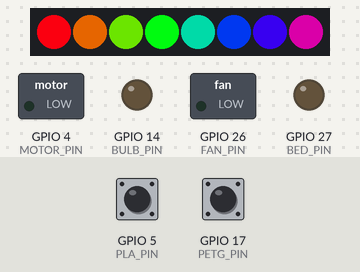
Bench run of a sketch on a simulated ESP32. Shown: 8 RGB LEDs in strip order, left to right, switched loads named in the sketch (green lamp = pin HIGH), output pins drawn as LEDs (lit = HIGH). The test bench sets the inputs (shaded band); at power-on: GPIO 5 (PLA_PIN) HIGH, GPIO 17 (PETG_PIN) HIGH.

Above: at 1.25 s.
1.3 s: GPIO 5 (PLA_PIN) pulled LOW for 3.2 s
At 2.7 s:
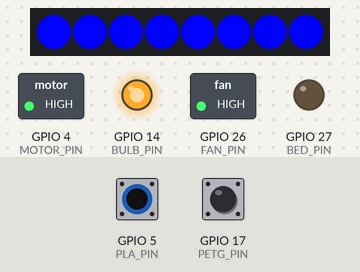
5.1 s: GPIO 17 (PETG_PIN) pulled LOW for 0.15 s
At 5.25 s:
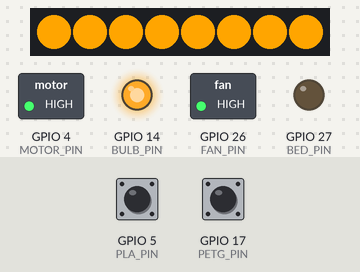
5.8 s: GPIO 5 (PLA_PIN) pulled LOW for 0.15 s
At 6.29 s:
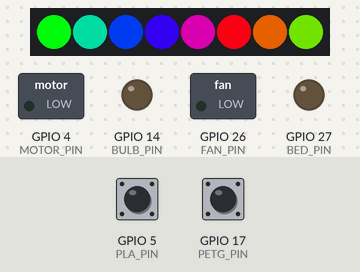
6.5 s: GPIO 17 (PETG_PIN) pulled LOW for 1 s
At 7.95 s:
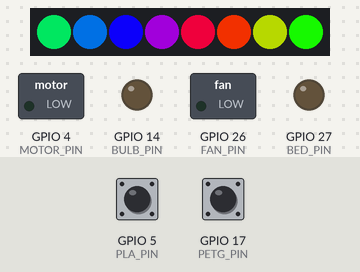
8.1 s: GPIO 5 (PLA_PIN) pulled LOW for 0.15 s
At 8.55 s:
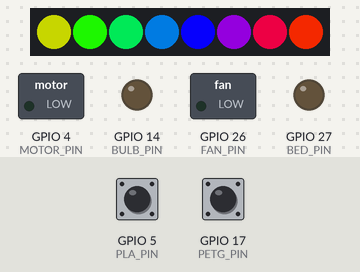
8.8 s: GPIO 17 (PETG_PIN) pulled LOW for 3.2 s
At 12.15 s:
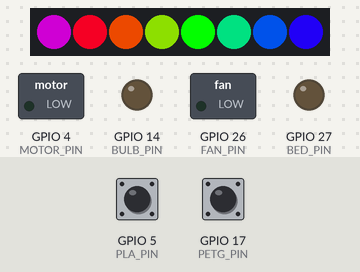
Timing chart, 0 to 16.5 s (numbered marks = the images above; inputs shaded):
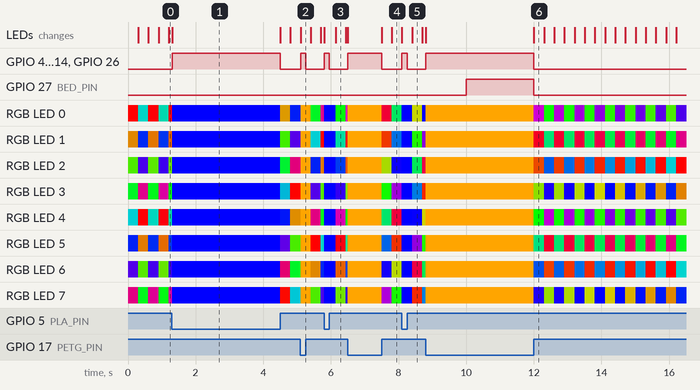

The sketch:

firmware.ino
```cpp
#include <Adafruit_NeoPixel.h>

#define PLA_PIN     5
#define PETG_PIN    17

#define BULB_PIN    14
#define FAN_PIN     26
#define MOTOR_PIN   4
#define BED_PIN     27

#define LED_PIN     13
#define NUMPIXELS   8

Adafruit_NeoPixel pixels(NUMPIXELS, LED_PIN, NEO_GRB + NEO_KHZ800);

unsigned long previousMillis = 0;
int bedInterval = 0;
bool bedState = false;

void setup() {
  pinMode(PLA_PIN, INPUT_PULLUP);
  pinMode(PETG_PIN, INPUT_PULLUP);

  pinMode(BULB_PIN, OUTPUT);
  pinMode(FAN_PIN, OUTPUT);
  pinMode(MOTOR_PIN, OUTPUT);
  pinMode(BED_PIN, OUTPUT);

  digitalWrite(BULB_PIN, LOW);
  digitalWrite(FAN_PIN, LOW);
  digitalWrite(MOTOR_PIN, LOW);
  digitalWrite(BED_PIN, LOW);

  pixels.begin();
  pixels.show();
}

void loop() {
  bool plaMode = digitalRead(PLA_PIN) == LOW;
  bool petgMode = digitalRead(PETG_PIN) == LOW;

  if (plaMode && !petgMode) {
    digitalWrite(BULB_PIN, HIGH);
    digitalWrite(FAN_PIN, HIGH);
    digitalWrite(MOTOR_PIN, HIGH);
    bedInterval = 15000;

    setAllPixels(pixels.Color(0, 0, 255));

    handleBedInterval(bedInterval);

  } else if (petgMode && !plaMode) {
    digitalWrite(BULB_PIN, HIGH);
    digitalWrite(FAN_PIN, HIGH);
    digitalWrite(MOTOR_PIN, HIGH);
    bedInterval = 10000;


    setAllPixels(pixels.Color(255, 165, 0));

    handleBedInterval(bedInterval);

  } else {

    digitalWrite(BULB_PIN, LOW);
    digitalWrite(FAN_PIN, LOW);
    digitalWrite(MOTOR_PIN, LOW);
    digitalWrite(BED_PIN, LOW);
    bedState = false;


    rainbowCycle(2);
  }
}

void setAllPixels(uint32_t c) {
  for (int i = 0; i < NUMPIXELS; i++) {
    pixels.setPixelColor(i, c);
  }
  pixels.show();
}


void handleBedInterval(int interval) {
  unsigned long currentMillis = millis();
  if (currentMillis - previousMillis >= interval) {
    previousMillis = currentMillis;
    bedState = !bedState;
    digitalWrite(BED_PIN, bedState ? HIGH : LOW);
  }
}

void rainbowCycle(uint8_t wait) {
  static uint16_t j = 0;
  for (int i = 0; i < NUMPIXELS; i++) {
    pixels.setPixelColor(i, Wheel((i * 256 / NUMPIXELS + j) & 255));
  }
  pixels.show();
  j++;
  delay(wait);
}


uint32_t Wheel(byte WheelPos) {
  WheelPos = 255 - WheelPos;
  if (WheelPos < 85) {
    return pixels.Color(255 - WheelPos * 3, 0, WheelPos * 3);
  } else if (WheelPos < 170) {
    WheelPos -= 85;
    return pixels.Color(0, WheelPos * 3, 255 - WheelPos * 3);
  } else {
    WheelPos -= 170;
    return pixels.Color(WheelPos * 3, 255 - WheelPos * 3, 0);
  }
}

                                                                                       
```

Measured:
- after the input at 1.3 s, GPIO 4 (MOTOR_PIN), GPIO 14 (BULB_PIN), GPIO 26 (FAN_PIN): LOW → HIGH at once, → LOW 3.2 s later; the LEDs: change at once (image 1)
- after the input at 5.1 s, GPIO 4 (MOTOR_PIN), GPIO 14 (BULB_PIN), GPIO 26 (FAN_PIN): LOW → HIGH at once, → LOW 0.15 s later; the LEDs: change at once (image 2)
- after the input at 5.8 s, GPIO 4 (MOTOR_PIN), GPIO 14 (BULB_PIN), GPIO 26 (FAN_PIN): LOW → HIGH at once, → LOW 0.15 s later; the LEDs: first change at once (image 3 shows a later state)
- after the input at 6.5 s, GPIO 4 (MOTOR_PIN), GPIO 14 (BULB_PIN), GPIO 26 (FAN_PIN): LOW → HIGH at once, → LOW 1.0 s later; the LEDs: first change at once (image 4 shows a later state)
- after the input at 8.1 s, GPIO 4 (MOTOR_PIN), GPIO 14 (BULB_PIN), GPIO 26 (FAN_PIN): LOW → HIGH at once, → LOW 0.15 s later; the LEDs: first change at once (image 5 shows a later state)
- after the input at 8.8 s, GPIO 4 (MOTOR_PIN), GPIO 14 (BULB_PIN), GPIO 26 (FAN_PIN): LOW → HIGH at once, → LOW 3.2 s later; GPIO 27 (BED_PIN): LOW → HIGH after 1.2 s, → LOW 2.0 s later; the LEDs: first change at once (image 6 shows a later state)
